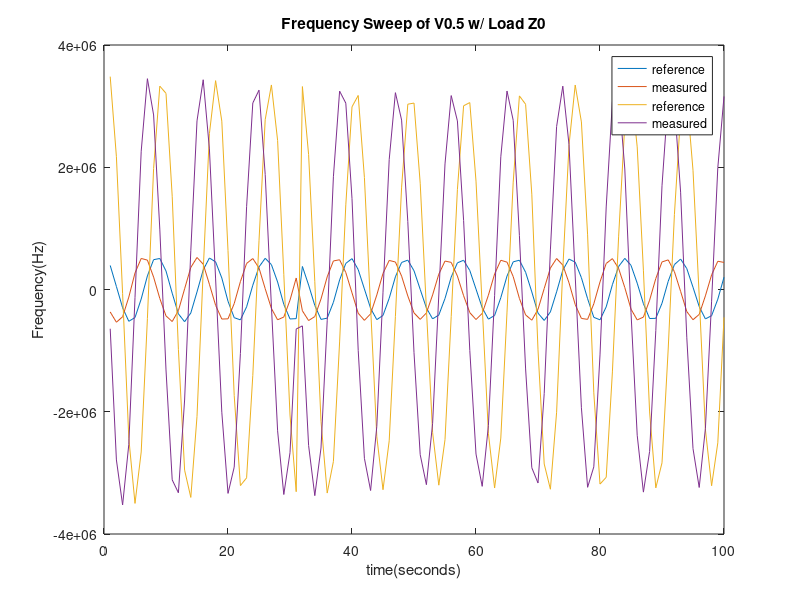
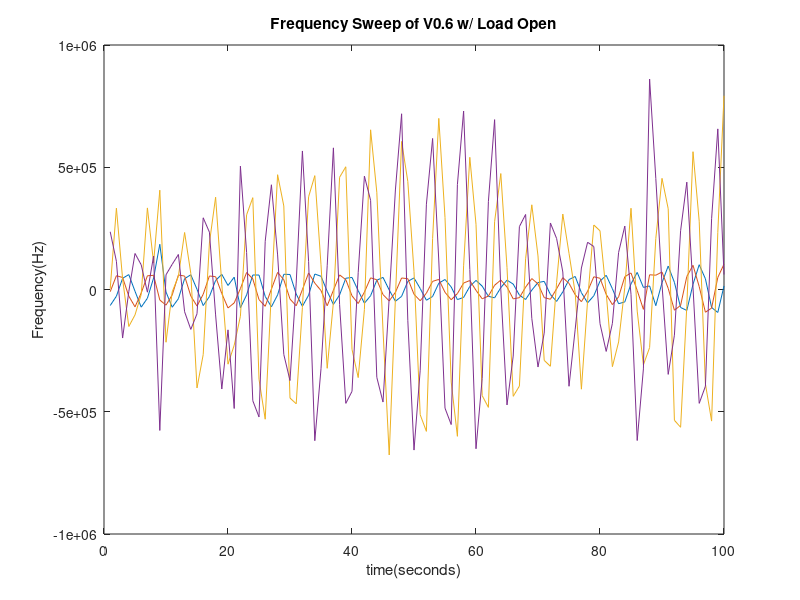
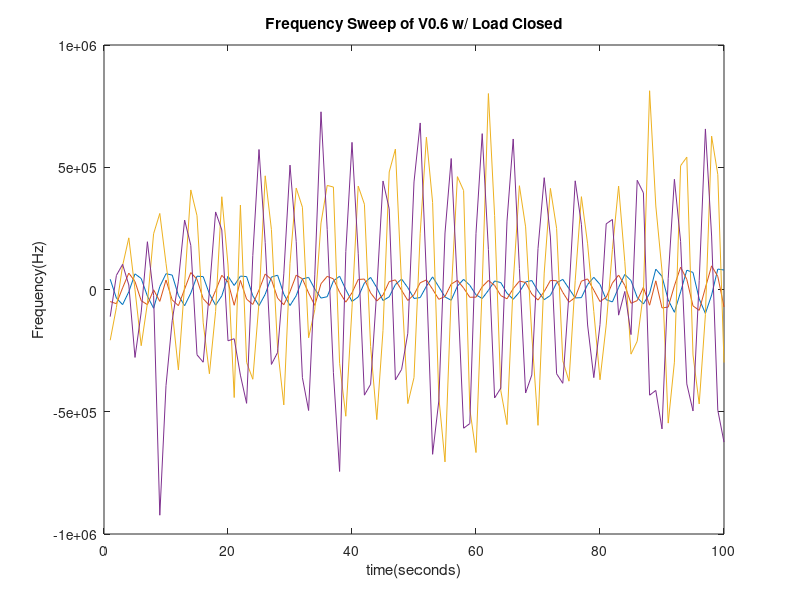
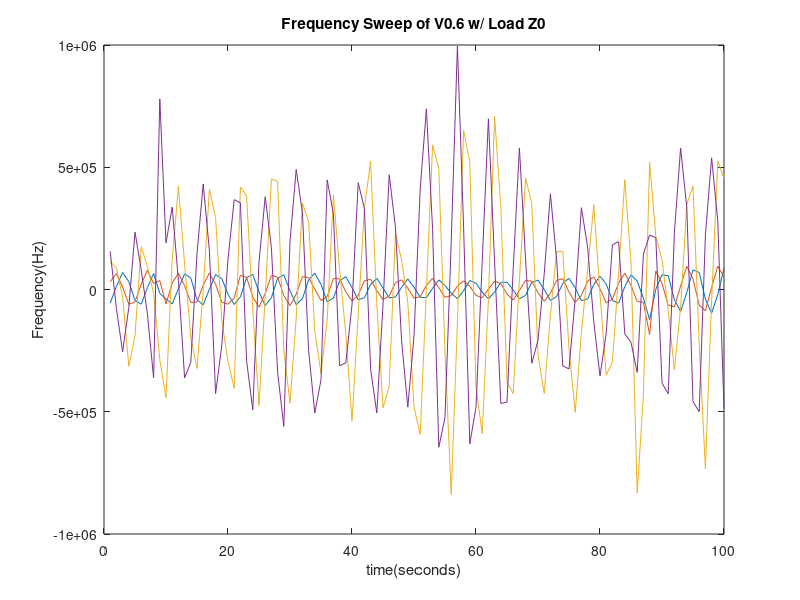

Write MATLAB code to recreate these figures, in order.
%V0.5
freq1 = [393132.81,-367530.31,3482809.50,-641737.56
49353.19,-535393.25,2172449.00,-2788155.00
-297838.84,-445822.28,-67255.76,-3524557.00
-520047.53,-124514.52,-2434250.50,-2534113.50
-458805.25,270799.65,-3499384.50,-131030.05
-154828.18,508046.81,-2657981.25,2262862.25
222417.70,480768.68,-474924.00,3449060.25
487982.78,203107.26,1980044.12,2855586.00
507598.18,-146587.75,3327298.50,988446.43
302788.31,-431906.31,3209390.50,-1316193.62
-60332.86,-523939.87,1525421.75,-3114208.00
-398257.40,-345270.93,-979598.18,-3325350.75
-527062.75,10891.23,-2955230.75,-1807883.00
-383782.65,360901.75,-3401422.50,633656.81
-39503.46,523778.09,-2076969.37,2759215.25
320530.68,414665.59,304193.03,3431473.25
515645.50,85710.50,2549250.25,2300087.75
452158.65,-258350.12,3416999.50,172648.73
188621.35,-483283.59,2754982.75,-2007200.37
-192030.75,-479798.56,636716.31,-3335465.25
-460728.90,-230417.10,-1732538.00,-2906189.50
-496807.46,129163.58,-3207682.50,-1045297.68
-283545.25,426397.12,-3081351.50,1354342.50
69855.00,506506.09,-1406455.50,3051328.50
369561.09,352629.75,797141.62,3260991.00
510440.81,13056.13,2779679.00,1881225.75
406677.90,-309358.75,3346530.00,-270994.75
123132.21,-495980.96,2438509.75,-2311357.25
-243141.67,-449992.37,248800.57,-3353747.50
-481848.93,-174104.57,-2052569.75,-2669037.50
-476657.03,188263.81,-3307842.25,-646338.93
376727.53,-348835.62,3319953.50,-595133.87
73487.73,-508027.18,2208463.75,-2551881.75
-260111.07,-442616.21,127178.90,-3372391.00
-488971.46,-154988.48,-2156626.25,-2593016.25
-468851.59,207345.09,-3330200.00,-511770.65
-209381.85,467187.37,-2813363.75,1844264.37
155873.64,486634.31,-858035.37,3245386.00
427395.50,277549.00,1384781.00,3048927.00
505407.03,-54272.92,2988986.00,1486198.12
325686.28,-388260.56,3174522.75,-994843.56
8635.85,-504446.68,1833141.75,-2761786.25
-307511.21,-398249.53,-293184.43,-3288604.25
-493011.50,-89732.10,-2408404.75,-2239086.00
-423924.71,263206.56,-3275253.25,-44024.07
-143494.75,475923.84,-2474381.00,2125632.00
207725.95,449691.31,-439366.06,3220331.75
442438.50,218866.42,1674769.12,2771697.00
480765.50,-105944.92,3031617.00,1110758.75
307041.75,-382424.06,3050055.00,-1033407.81
1824.96,-489103.15,1739015.62,-2702345.50
-302153.93,-383643.28,-316731.56,-3192736.50
-479886.12,-89096.79,-2338021.00,-2190898.75
-418196.53,250906.37,-3201154.25,-90049.98
-146850.17,465238.81,-2456114.25,2054669.50
203362.87,443751.65,-444022.84,3172572.50
436082.18,220275.73,1634484.62,2758375.75
478866.81,-101562.00,3005671.25,1129824.75
310896.78,-378738.71,3057988.75,-998235.50
6850.65,-491017.25,1773103.12,-2692189.75
-298644.93,-391421.84,-268513.34,-3220428.25
-484949.96,-92703.67,-2354261.25,-2226218.25
-424955.25,253694.64,-3247670.75,-101394.64
-133453.07,478461.40,-2430257.00,2171201.25
219103.65,447624.06,-369510.40,3247098.75
452741.68,211440.81,1756971.37,2767677.00
479243.59,-146022.25,3167067.25,884794.50
282446.84,-415431.15,3030785.50,-1299723.62
-39163.83,-502354.68,1560275.25,-2915701.00
-386421.90,-325100.56,-987679.81,-3165389.25
-506251.50,15797.58,-2854229.75,-1703401.62
-365893.12,351295.25,-3267528.50,647841.00
-38698.89,506948.78,-2008117.50,2666094.75
316362.90,399358.78,332943.96,3326571.25
498008.84,110094.14,2364283.00,2370501.75
447319.03,-245945.76,3345012.00,220311.43
193056.06,-473314.50,2741356.75,-1934584.25
-150662.70,-488578.18,893870.56,-3235994.50
-455249.90,-233556.48,-1690601.12,-2901505.75
-496047.81,123951.57,-3182766.00,-1070094.75
-284116.43,425987.46,-3072996.25,1350553.00
79214.14,505180.81,-1348226.12,3071430.75
376335.00,345280.00,861216.87,3238429.50
509416.37,31278.98,2703861.25,1971473.12
395445.18,-320939.25,3320822.50,-375321.78
103480.49,-497636.34,2333183.75,-2384631.75
-231577.37,-451551.12,316365.09,-3314824.50
-474580.84,-175583.62,-2003270.75,-2650027.00
-471826.03,180079.65,-3244968.25,-672842.81
-225004.67,450835.75,-2835795.75,1697330.87
133620.31,484559.06,-973433.18,3148077.25
407666.06,291401.87,1224822.62,3048460.25
498328.25,-30348.92,2861126.75,1592711.37
342094.25,-361732.21,3166969.75,-790192.75
37007.37,-494378.93,1950784.50,-2602478.75
-279271.53,-407713.71,-105098.36,-3238688.00
-481063.59,-103676.66,-2292918.00,-2272980.25
-428180.12,238953.20,-3210426.25,-190952.00
-158633.29,462108.37,-2508147.50,1992364.75
200690.46,443279.75,-455780.15,3158273.00];

%Open
freq2 = [-65514.51,-8982.65,3383.09,236156.15
-27448.83,56411.16,332762.96,115333.76
45804.82,49176.40,43275.94,-198483.45
60962.74,-27002.58,-151266.00,-8260.09
-7192.65,-70950.70,-103947.10,147355.85
-72138.60,-14405.90,-20236.03,101030.55
-35764.98,56089.83,333727.00,-10976.23
47144.73,58073.87,109293.60,136790.35
184937.28,-43016.08,406228.59,-576488.93
-10049.06,-64014.36,-215690.42,60238.27
-72548.66,-22263.86,-9545.26,103044.03
-37538.57,59388.67,54105.01,143211.15
44210.64,55088.32,233182.64,-91048.52
60272.44,-26464.91,66043.92,-163212.12
752.35,-67682.37,-402674.62,-99325.07
-65752.19,-19473.34,-266182.78,293305.93
-28922.24,55305.97,190101.34,234663.01
37076.27,52342.33,377474.12,-103898.00
61861.89,-16586.84,21091.08,-406976.53
16481.37,-75459.40,-305478.09,-165038.68
50511.28,-54904.12,-227818.34,-486679.00
-74576.62,3827.04,-109250.48,504465.21
-22258.37,69509.78,305522.53,151322.28
59358.55,43322.92,375622.75,-454886.40
59186.89,-41372.80,-367042.28,-521301.65
-28346.80,-68775.39,-530564.50,197118.79
-70941.89,1544.00,-4919.40,428366.96
-21994.86,69877.21,469507.71,141453.06
62290.19,39893.43,341717.31,-265751.00
61404.43,-39134.66,-443915.03,-372374.81
-18579.08,-66477.96,-467387.96,26287.61
-68774.31,-294.53,-72965.86,566641.50
-23130.09,67583.45,379108.46,114056.85
63284.74,26163.30,465701.87,-618361.00
54175.43,-4246.71,100990.60,-323954.21
-7503.85,-66531.07,-322284.65,97205.25
-61162.64,-3156.58,-52399.75,579320.62
-21867.16,59666.85,459024.09,-61811.02
45989.84,40273.45,501964.31,-465701.75
49402.51,-25821.96,-244768.62,-416593.34
-4722.22,-57298.35,-360247.43,69071.82
-56047.51,-10770.58,-81847.17,463607.87
-25333.62,47624.41,653164.68,364890.81
37830.71,39831.33,397882.65,-359232.81
49569.51,-20831.20,-165854.64,-460302.59
-1932.15,-46655.97,-676723.81,-33199.60
-48049.37,-11535.89,-37164.55,407107.31
-28015.04,47058.66,605480.93,718689.25
33210.10,44302.08,441852.75,-125846.47
47385.41,-19452.63,73027.99,-656727.18
3925.65,-46033.16,-512264.43,-329914.06
-43935.75,-14893.78,-580175.31,348960.46
-28490.91,33250.10,208419.17,617731.31
25880.67,41308.59,699877.31,116694.32
40924.15,-11538.10,294719.96,-485299.03
10381.47,-41871.11,-378636.62,-552367.37
-41226.96,-16657.23,-600470.25,429314.18
-32393.73,26463.14,96738.64,729859.87
12563.41,36670.67,540717.18,81560.82
37158.70,-3464.06,266848.50,-651362.06
13753.12,-37964.57,-434167.84,-363380.37
-27875.92,-26953.72,-482044.18,360447.37
-33991.07,17423.31,277296.87,694758.18
7448.76,38599.41,474251.06,649.95
38288.78,10360.96,89413.54,-472212.93
22177.97,-38317.89,-436855.81,-272121.56
-22721.89,-33416.08,-394962.50,257227.71
-40917.92,9502.42,125425.68,306933.71
-2532.18,44685.72,346439.56,-118255.83
28464.44,22923.34,137091.92,-316991.78
33286.89,-33063.13,-289815.18,-178384.98
-20280.52,-39925.44,-313999.34,272006.96
-48613.88,3032.65,29241.08,208697.68
-9770.85,48380.05,308624.84,71783.11
40610.91,25169.47,148120.93,-395758.37
53347.82,-21166.30,-14221.30,-162462.51
-13051.38,-49782.22,-407726.65,88086.33
-54561.26,-7245.93,-45315.57,193248.68
-25587.52,52015.05,263929.46,175635.34
34189.08,45941.93,240148.10,-139551.42
57998.64,-19827.92,-13481.33,-253245.59
3037.28,-61820.69,-315620.56,-138405.43
-58187.77,-30074.45,-214563.85,151716.09
-50603.91,52441.35,8988.66,259432.07
23047.25,67614.63,332389.59,-19537.64
69945.71,-3817.57,-88361.11,-617656.50
8491.84,-81211.90,-308091.12,-324740.71
14647.43,60221.63,-237680.64,860602.56
-66051.30,58504.04,208680.71,454026.21
27838.09,71495.98,454638.18,21441.70
95735.67,4691.61,330148.62,-347153.96
29300.13,-84634.67,-534838.75,-186861.45
-73571.50,-65012.08,-563446.56,240363.17
-85690.61,53141.67,-68741.18,439129.84
21179.53,98957.71,563624.12,9374.74
101388.63,11963.12,279282.65,-465663.00
43867.62,-92967.42,-385864.62,-395896.56
-73653.39,-75919.14,-538204.12,289539.43
-93915.59,49313.34,233740.81,656915.00
14626.70,103608.46,792424.62,61217.35];

%Closed
freq3 = [41968.56,-49240.55,-207468.57,-110979.14
-35214.47,-58075.06,-73624.29,57827.20
-61781.78,6570.85,97716.78,102888.17
-9406.67,67004.55,211248.96,18501.26
64004.68,32554.97,-1076.46,-277871.87
44952.94,-45842.97,-229815.92,-92371.28
-26880.42,-61931.05,-56637.39,195422.65
-76647.96,-1185.28,228140.37,-24642.36
11853.07,-48613.43,311031.84,-923124.43
64677.87,38717.53,106816.92,-393080.34
58991.87,-42386.10,-87145.21,-127508.15
-24159.64,-66120.99,-328910.93,34176.41
-66201.10,1383.30,19689.62,284120.46
-14567.22,69298.20,407242.56,180527.96
54447.29,41528.70,301933.25,-267003.31
52687.33,-37771.21,-136257.12,-297371.37
-17809.82,-65000.96,-344637.96,-6279.92
-64187.36,-4111.49,-89582.20,317249.93
-25878.15,58029.55,379424.31,243654.37
54546.81,30588.36,100219.80,-209788.34
16396.30,-64431.21,-441853.21,-201360.15
54733.17,37155.81,345476.31,-350264.59
52845.61,-39441.42,-297981.96,-465555.53
-25654.83,-61090.60,-367067.68,138972.56
-65957.68,-1951.42,-53222.78,572625.93
-19566.33,63307.85,465002.15,191620.12
50792.29,41101.17,245718.70,-306478.31
58539.64,-35435.98,-241052.45,-257407.81
-18906.00,-62431.30,-472013.09,63852.14
-65653.14,-9025.94,107237.70,508744.62
-25239.28,58567.71,414945.31,196823.95
43297.59,43711.80,336656.46,-360378.21
49464.29,-14133.27,-197455.60,-494867.84
1601.51,-64914.78,-82184.25,59821.95
-35067.19,23756.32,271952.78,726779.68
-29553.32,53744.83,425597.37,245717.65
34953.17,43651.67,419142.81,-340298.46
54243.66,-11262.53,-301929.75,-744206.75
-205.02,-51652.52,-518338.03,154934.14
-48972.52,-13253.89,-75211.57,601816.93
-30436.91,40952.36,422939.34,148422.04
26763.97,42736.31,348864.59,-432108.34
49418.43,-13830.86,-233443.15,-387875.90
7511.85,-46921.70,-532099.37,-2640.59
-45192.59,-22458.33,-167313.98,443893.40
-30009.55,32311.84,480619.53,329773.68
20243.71,39369.58,574410.93,-369813.87
42761.39,-3159.63,16025.17,-326832.56
7553.68,-44844.00,-466641.21,-179123.42
-36605.14,-21221.07,-360296.28,439721.65
-33045.46,27641.92,230236.35,681240.50
13426.42,39055.30,622911.31,55240.84
51684.58,944.92,356321.78,-674045.12
10992.54,-40096.21,-439737.18,-455853.31
-30534.59,-28423.27,-705136.00,231080.12
-43943.63,22071.36,-19361.73,535798.81
13775.06,37506.97,461546.43,13883.24
41604.21,6137.72,404621.59,-567238.75
17180.78,-31791.20,-489567.71,-548429.81
-21748.29,-31285.17,-666864.93,229925.54
-36899.33,11414.38,15807.56,637510.43
-3564.30,37061.85,801467.56,163510.85
34781.71,16584.51,302133.34,-443722.68
28276.88,-25059.55,-414017.18,-403240.84
-15219.89,-37921.20,-552543.00,279780.50
-40049.56,3625.77,25966.08,615688.87
-10597.37,34468.14,424568.25,85495.02
30997.50,28780.27,256134.85,-423370.46
36693.71,-18697.77,-186081.95,-349439.15
-6414.86,-43141.27,-555604.00,167242.43
-41499.77,-8528.66,67228.92,457339.40
-24243.93,37001.90,413540.50,214603.96
27504.44,35997.72,250264.45,-344603.90
41402.77,-11911.22,-291418.65,-383634.50
3601.26,-51752.33,-375003.21,-13995.23
-34508.44,-32287.90,36174.80,444500.18
-33257.35,34117.92,379738.68,266667.93
20487.32,43358.46,186981.67,-145081.40
49846.67,-2673.17,-90081.35,-360418.65
20642.18,-49310.64,-369168.31,-143538.70
-41510.52,-31957.35,-145564.17,268515.56
-50823.84,26376.60,164253.51,286426.43
8130.91,59043.56,423061.31,-104932.11
61781.09,17078.47,113676.57,-7948.15
36538.57,-56252.74,-264354.28,-184482.56
-32300.58,-45469.83,-211529.76,446729.84
-59317.42,8714.22,-14492.13,395363.03
-15724.32,-64253.47,812927.50,-432229.18
83253.06,35503.04,341774.18,-412750.56
53953.60,-75424.32,76690.82,-570162.31
-42523.82,-71820.26,-546457.68,45745.00
-93172.35,15149.77,-297057.12,450823.75
-9717.49,91333.48,506460.96,196615.56
78916.63,41229.83,541232.25,-386129.25
69836.64,-67084.86,-267728.56,-496731.96
-38741.02,-85248.85,-468117.06,36345.47
-97956.68,7243.61,-102969.71,656693.75
-22454.25,96684.87,627306.93,218726.06
83546.21,53218.40,469982.65,-493851.59
79746.90,-71322.39,-298737.84,-624146.81];

%Z0
freq4 = [-56131.76,32145.53,114085.76,155841.46
12584.65,64815.95,88334.36,-77649.15
69611.54,10020.04,-29779.94,-254846.09
32264.41,-60317.89,-313728.56,-73818.24
-44824.16,-50468.61,-189345.06,234615.57
-59870.74,21583.79,175292.26,81312.77
7801.47,78418.67,94549.46,-99650.55
65680.66,24579.80,-15646.42,-361669.28
-15985.51,36707.28,-287265.90,779681.56
-38767.07,-58990.62,-442556.03,190292.31
-58702.95,26107.89,122437.10,336890.96
2537.18,66682.56,421046.18,37500.85
64178.15,15929.71,104192.98,-361548.84
46767.43,-53249.18,-197352.50,-297542.56
-41723.93,-50975.00,-323123.09,147296.03
-63155.39,18176.05,-3647.20,431390.53
1293.13,67133.92,409527.75,158228.59
61135.19,21206.45,294574.18,-425367.87
44592.25,-51656.51,-128983.03,-228018.15
-19997.63,-60196.06,-293599.62,124497.19
-61150.50,-34979.75,-404521.00,367356.12
-30146.13,58287.58,419095.93,354256.68
48380.75,49722.96,382455.25,-292234.15
62250.02,-30349.16,-84968.07,-492343.43
-10749.98,-71744.64,-474347.87,112854.46
-66046.21,-15952.57,-30120.65,379399.31
-33373.45,57942.87,451345.28,171421.73
46286.16,50327.69,442776.90,-338188.25
59932.71,-24293.84,-245990.84,-559612.81
-4767.44,-65646.35,-465097.59,197492.59
-61883.94,-18962.10,-117561.14,490931.40
-37590.85,52488.80,353917.93,315641.75
39374.94,48511.84,276834.34,-249032.76
66207.30,975.94,-169580.54,-505001.59
20572.01,-45273.44,-342363.34,-369624.40
-50704.04,-29327.92,-125013.02,448453.62
-34638.76,45095.40,386108.46,309677.62
34306.10,43477.51,81048.35,-312274.78
52583.94,-9661.93,-181365.56,-299868.06
7435.42,-46975.02,-536719.43,-63298.94
-42143.33,-23482.21,-103644.70,436902.50
-33495.35,35265.03,331954.31,331131.71
20612.55,42200.58,524368.87,-326510.25
45695.64,-4668.38,-57887.26,-504734.56
5841.78,-40999.71,-483386.15,-61382.84
-33848.63,-26573.02,-396019.28,469185.15
-30911.09,27449.14,228094.21,256820.73
9089.83,39462.83,120837.60,-210526.45
43567.85,4640.25,-52372.57,-481359.84
9582.40,-35226.71,-481190.15,-190369.37
-32088.07,-29285.38,-593337.56,411295.75
-33185.72,17069.30,-3221.38,738873.25
4707.22,45489.50,590815.62,245988.09
39297.63,7949.67,494603.18,-645233.31
16334.16,-31841.61,-258188.21,-523481.62
-15597.75,-24976.15,-837813.81,191264.35
-37351.08,13603.91,-136576.96,995506.06
-5052.63,35510.65,650631.87,254175.56
36614.39,13132.72,522183.71,-631413.00
25782.15,-23937.49,-398604.34,-480724.90
-10907.59,-33813.74,-589341.31,113311.69
-38220.55,1300.07,-41264.05,698040.56
-10453.34,34351.45,707180.43,111868.79
29204.34,23201.37,337611.87,-466000.34
29960.75,-18100.54,-377395.12,-460670.06
-2398.43,-43284.39,-425562.28,85073.41
-38422.37,-4039.97,39963.74,579265.87
-23660.06,37083.97,455792.96,120153.61
29671.79,33928.52,351145.15,-302021.50
38561.33,-13028.40,-265969.68,-207945.96
152.85,-48108.71,-425331.78,63646.60
-44716.56,-15138.48,-104358.83,391595.46
-28799.47,37215.06,154786.68,123427.89
25455.79,44116.93,154762.28,-312281.71
45526.39,-10585.04,-242393.57,-325081.62
6625.09,-52659.87,-502635.87,-36527.99
-45695.36,-24041.58,-176548.70,334733.53
-38744.52,33703.45,79984.35,173638.73
20882.52,51743.67,346963.65,-132743.51
54418.09,3232.73,-18984.38,-354135.34
22250.70,-54373.14,-350061.50,-179129.57
-45260.22,-39470.64,-297802.68,182663.42
-55807.64,26620.96,64377.83,195811.90
11778.12,66618.62,449341.15,-181376.35
60447.29,16115.92,112160.80,-216052.35
34449.13,-49078.57,-832806.81,-339113.18
-35646.16,-52328.16,-431040.59,144912.32
-123382.21,-184911.75,520211.03,222642.45
1080.22,75762.20,217796.76,211421.45
60064.37,24865.73,122369.48,-382651.96
56445.02,-64052.74,-85529.51,-426421.68
-41592.75,-70792.53,-328113.96,233069.75
-89955.77,14496.25,-72632.46,578587.87
-11717.78,94449.10,348394.09,335017.12
80467.10,43470.13,423023.09,-458503.40
69578.66,-64068.53,-222563.00,-499837.37
-39098.30,-86801.90,-732585.81,222028.18
-96646.35,8537.52,-45588.87,538684.43
-21033.93,95480.86,525152.06,278880.68
86758.98,50588.12,454842.59,-487452.84];

%The commands for these values were min=25000, max=60000, n=100
time = [1:100];

figure(1)
plot(time, freq1)
title('Frequency Sweep of V0.5 w/ Load Z0')
xlabel('time(seconds)')
ylabel('Frequency(Hz)')
legend ('reference', 'measured','reference', 'measured')

figure(2)
plot(time, freq2)
title('Frequency Sweep of V0.6 w/ Load Open')
xlabel('time(seconds)')
ylabel('Frequency(Hz)')

figure(3)
plot(time, freq3)
title('Frequency Sweep of V0.6 w/ Load Closed')
xlabel('time(seconds)')
ylabel('Frequency(Hz)')

figure(4)
plot(time, freq4)
title('Frequency Sweep of V0.6 w/ Load Z0')
xlabel('time(seconds)')
ylabel('Frequency(Hz)')